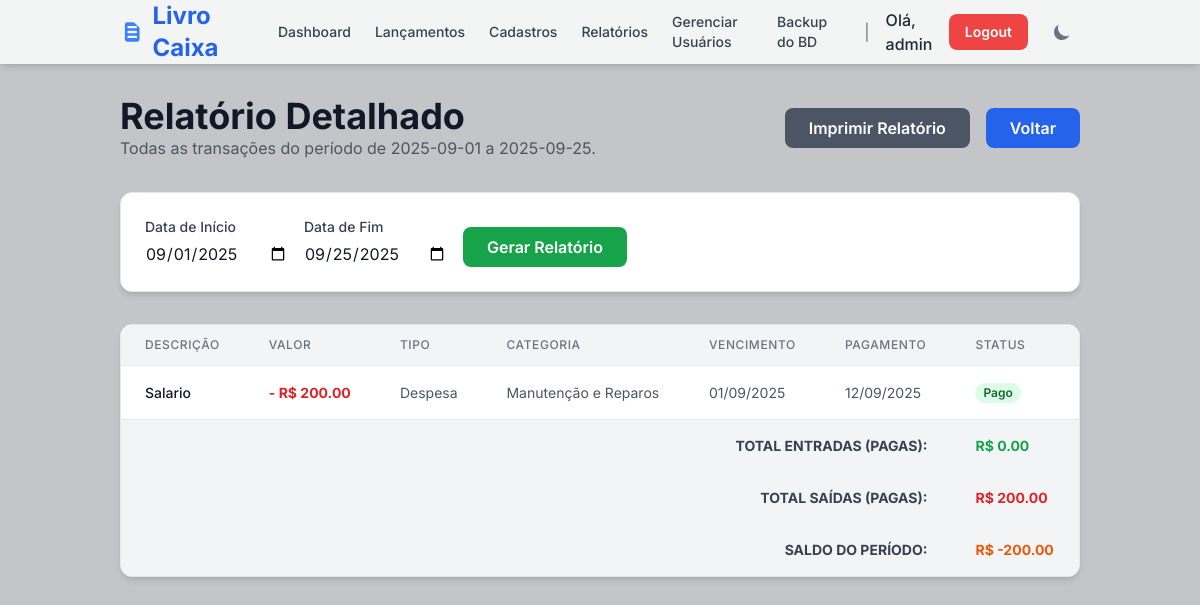
The app's page /reports/detailed (signed in) with its own data.
### tables this page shows
CREATE TABLE transactions (
    id INTEGER PRIMARY KEY AUTOINCREMENT,
    user_id INTEGER NOT NULL,
    description TEXT NOT NULL,
    amount REAL NOT NULL,
    type TEXT NOT NULL, -- 'receita' ou 'despesa'
    category TEXT NOT NULL,
    date TEXT, -- Data do pagamento/recebimento
    due_date TEXT NOT NULL, -- Data de vencimento
    status TEXT NOT NULL, -- 'pago', 'recebido', 'pendente'
    client_supplier TEXT,
    FOREIGN KEY (user_id) REFERENCES users (id)
);

### app.py (the view)
@app.route('/reports/detailed', methods=['GET'])
@login_required
def detailed_report():
    db = get_db()
    user_id = session['user_id']
    today = datetime.now()
    start_date_str = request.args.get('start_date', today.replace(day=1).strftime('%Y-%m-%d'))
    end_date_str = request.args.get('end_date', today.strftime('%Y-%m-%d'))
    start_date = parse_date(start_date_str)
    end_date = parse_date(end_date_str)
    report_transactions = []
    if start_date and end_date:
        end_date_inclusive = end_date.replace(hour=23, minute=59, second=59)
        transactions_from_db = db.execute(
            "SELECT * FROM transactions WHERE user_id = ? AND ( (date >= ? AND date <= ?) OR (due_date >= ? AND due_date <= ?) ) ORDER BY due_date",
            (user_id, start_date_str, end_date_str, start_date_str, end_date_str)
        ).fetchall()
        for tx_row in transactions_from_db:
            tx_dict = dict(tx_row)
            tx_dict['date'] = parse_date(tx_dict['date'])
            tx_dict['due_date'] = parse_date(tx_dict['due_date'])
            report_transactions.append(tx_dict)
    total_income = sum(t['amount'] for t in report_transactions if t['type'] == 'receita' and t['status'] in ['pago', 'recebido'])
    total_expense = sum(t['amount'] for t in report_transactions if t['type'] == 'despesa' and t['status'] in ['pago', 'recebido'])
    balance = total_income - total_expense
    return render_template(
        'detailed_report.html',
        start_date=start_date_str,
        end_date=end_date_str,
        transactions=report_transactions,
        total_income=total_income,
        total_expense=total_expense,
        balance=balance
    )

### app.py (called while the page is built)
def get_db():
    db = getattr(g, '_database', None)
    if db is None:
        db = g._database = sqlite3.connect(DATABASE)
        db.row_factory = sqlite3.Row
    return db

@app.teardown_appcontext
def close_connection(exception):
    db = getattr(g, '_database', None)
    if db is not None:
        db.close()

def parse_date(date_val):
    if isinstance(date_val, datetime): return date_val
    if not date_val or not isinstance(date_val, str): return None
    try: return datetime.strptime(date_val, '%Y-%m-%d')
    except (ValueError, TypeError): return None

def login_required(f):
    @wraps(f)
    def decorated_function(*args, **kwargs):
        if 'user_id' not in session:
            flash("Por favor, faça login para acessar esta página.", "warning")
            return redirect(url_for('login'))
        if session['username'] not in [row['username'] for row in get_db().execute('SELECT username FROM users').fetchall()]:
            flash("Sua sessão é inválida. Por favor, faça login novamente.", "danger")
            session.clear()
            return redirect(url_for('login'))
        return f(*args, **kwargs)
    return decorated_function

### templates/detailed_report.html (shortened to what this page needs)
{% extends "layout.html" %}
{% block content %}
<header class="mb-8 flex justify-between items-center">
    <div>
         <h1 class="text-4xl font-bold text-gray-900 dark:text-gray-100">Relatório Detalhado</h1>
         <p class="text-gray-600">Todas as transações do período de {{ start_date }} a {{ end_date }}.</p>
    </div>
    <div class="noprint flex gap-4">
        <button onclick="window.print()" class="bg-gray-600 text-white font-semibold py-2 px-6 rounded-lg hover:bg-gray-700 transition duration-300">
            Imprimir Relatório
        </button>
        <a href="{{ url_for('reports') }}" class="bg-blue-600 text-white font-semibold py-2 px-6 rounded-lg hover:bg-blue-700 transition duration-300">
            Voltar
        </a>
    </div>
</header>
<section class="bg-white p-6 rounded-xl shadow-md mb-8 border border-gray-200 noprint">
    <form method="get" action="{{ url_for('detailed_report') }}">
        <div class="flex flex-col md:flex-row items-center gap-4">
            <div>
                <label for="start_date" class="block text-sm font-medium text-gray-700">Data de Início</label>
                <input type="date" name="start_date" id="start_date" value="{{ start_date }}" class="mt-1 border-gray-300 rounded-lg focus:ring-blue-500 focus:border-blue-500">
            </div>
            <div>
                <label for="end_date" class="block text-sm font-medium text-gray-700">Data de Fim</label>
                <input type="date" name="end_date" id="end_date" value="{{ end_date }}" class="mt-1 border-gray-300 rounded-lg focus:ring-blue-500 focus:border-blue-500">
            </div>
            <div class="self-end">
                <button type="submit" class="bg-green-600 text-white font-semibold py-2 px-6 rounded-lg hover:bg-green-700 transition duration-300">Gerar Relatório</button>
            </div>
        </div>
    </form>
</section>
<section class="bg-white rounded-xl shadow-md border border-gray-200 overflow-hidden">
    <div class="overflow-x-auto">
        <table class="min-w-full divide-y divide-gray-200">
            <thead class="bg-gray-100">
                <tr>
                    <th class="px-6 py-3 text-left text-xs font-medium text-gray-500 uppercase tracking-wider">Descrição</th>
                    <th class="px-6 py-3 text-left text-xs font-medium text-gray-500 uppercase tracking-wider">Valor</th>
                    <th class="px-6 py-3 text-left text-xs font-medium text-gray-500 uppercase tracking-wider">Tipo</th>
                    <th class="px-6 py-3 text-left text-xs font-medium text-gray-500 uppercase tracking-wider">Categoria</th>
                    <th class="px-6 py-3 text-left text-xs font-medium text-gray-500 uppercase tracking-wider">Vencimento</th>
                    <th class="px-6 py-3 text-left text-xs font-medium text-gray-500 uppercase tracking-wider">Pagamento</th>
                    <th class="px-6 py-3 text-left text-xs font-medium text-gray-500 uppercase tracking-wider">Status</th>
                </tr>
            </thead>
            <tbody class="bg-white divide-y divide-gray-200">
                {% for tx in transactions %}
                <tr>
                    <td class="px-6 py-4 whitespace-nowrap text-sm font-medium text-gray-900">{{ tx.description }}</td>
                    <td class="px-6 py-4 whitespace-nowrap text-sm font-bold {{ 'text-green-600' if tx.type == 'receita' else 'text-red-600' }}">
                        {{ '+ ' if tx.type == 'receita' else '- ' }}R$ {{ "%.2f"|format(tx.amount) }}
                    </td>
                    <td class="px-6 py-4 whitespace-nowrap text-sm text-gray-600">{{ tx.type|capitalize }}</td>
                    <td class="px-6 py-4 whitespace-nowrap text-sm text-gray-600">{{ tx.category }}</td>
                    <td class="px-6 py-4 whitespace-nowrap text-sm text-gray-600">{{ tx.due_date.strftime('%d/%m/%Y') if tx.due_date else 'N/A' }}</td>
                    <td class="px-6 py-4 whitespace-nowrap text-sm text-gray-600">{{ tx.date.strftime('%d/%m/%Y') if tx.date else '---' }}</td>
                    <td class="px-6 py-4 whitespace-nowrap text-sm">
                        <span class="px-2 inline-flex text-xs leading-5 font-semibold rounded-full
                            {{ 'bg-green-100 text-green-800' if tx.status in ['pago', 'recebido'] else 'bg-yellow-100 text-yellow-800' }}">
                            {{ tx.status|capitalize }}
                        </span>
                    </td>
                </tr>
                {% else %}
                <tr>
                    <td colspan="7" class="px-6 py-12 text-center text-gray-500">Nenhuma transação no período selecionado.</td>
                </tr>
                {% endfor %}
            </tbody>
            <tfoot class="bg-gray-100">
                <tr>
                    <td colspan="6" class="px-6 py-4 text-right text-sm font-bold text-gray-700 uppercase">Total Entradas (Pagas):</td>
                    <td class="px-6 py-4 text-left text-sm font-bold text-green-600">R$ {{ "%.2f"|format(total_income) }}</td>
                </tr>
                <tr>
                    <td colspan="6" class="px-6 py-4 text-right text-sm font-bold text-gray-700 uppercase">Total Saídas (Pagas):</td>
                    <td class="px-6 py-4 text-left text-sm font-bold text-red-600">R$ {{ "%.2f"|format(total_expense) }}</td>
                </tr>
                <tr>
                    <td colspan="6" class="px-6 py-4 text-right text-sm font-bold text-gray-700 uppercase">Saldo do Período:</td>
                    <td class="px-6 py-4 text-left text-sm font-bold {{ 'text-blue-600' if balance >= 0 else 'text-orange-600' }}">R$ {{ "%.2f"|format(balance) }}</td>
                </tr>
            </tfoot>
        </table>
    </div>
</section>
{% endblock %}

### templates/layout.html (style rules this page uses)
body { font-family: 'Inter', sans-serif; }
.light-theme-bg { background-image: linear-gradient(rgba(0, 0, 0, 0.15), rgba(0, 0, 0, 0.15)), url('https://t4.ftcdn.net/jpg/10/84/01/67/360_F_1084016717_WKvxIu5devPI2Pbt7BzKawvllgcO9buZ.jpg'); background-size: cover; background-position: center; background-attachment: fixed; }

### records on screen
transactions: description "Salario", type "-", amount "200.00", type "Despesa", category "Manutenção e Reparos", due_date "01/09/2025", date "12/09/2025", status "Pago"

### other values on screen
{{ session.username }} "admin"
{{ start_date }} "2025-09-01"
{{ end_date }} "2025-09-25"
{{ "%.2f"|format(total_income) }} "0.00"
{{ "%.2f"|format(total_expense) }} "200.00"
{{ "%.2f"|format(balance) }} "-200.00"
